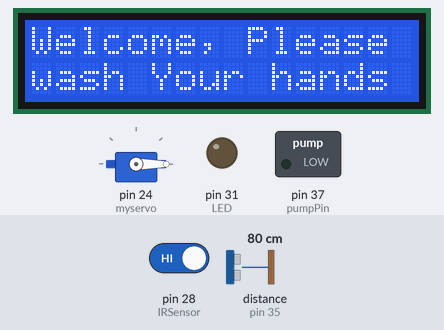
A sketch run on a simulated Arduino Mega 2560, built with avr-gcc and run on an emulated ATmega2560. Shown: servo, 16×2 character LCD, switched loads named in the sketch (green lamp = pin HIGH), output pins drawn as LEDs (lit = HIGH). Wiring (inferred from the names in the program): ultrasonic range finder: trigger pin 33; echo pin 35. The test bench sets the inputs (shaded band); at power-on: distance to the obstacle (sensor on pin 35) 80 cm, pin 28 (IRSensor) HIGH. The echo pulse lasts 58.3 µs per cm; pins used as bus, display or sensor lines are not drawn; what the sketch prints to the serial monitor is not drawn.

Above: at 1.2 s.
1.3 s: distance to the obstacle (sensor on pin 35) set to 30 cm
4.3 s: distance to the obstacle (sensor on pin 35) set to 23 cm
At 7.0 s:
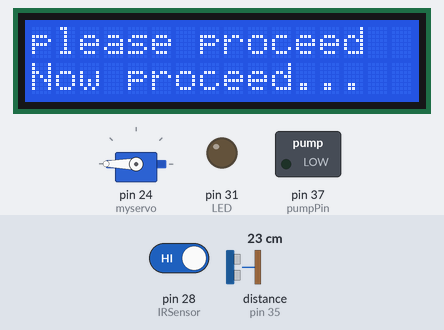
8.5 s: distance to the obstacle (sensor on pin 35) set to 8 cm
12.4 s: distance to the obstacle (sensor on pin 35) set to 5 cm
At 14.8 s:
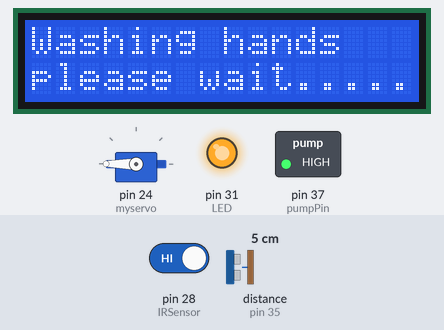
16.6 s: distance to the obstacle (sensor on pin 35) set to 9 cm
At 20.2 s:
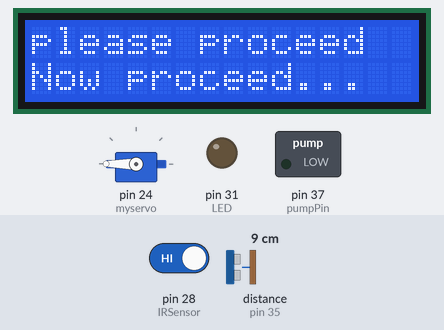
20.8 s: distance to the obstacle (sensor on pin 35) set to 2 cm
At 23.8 s:
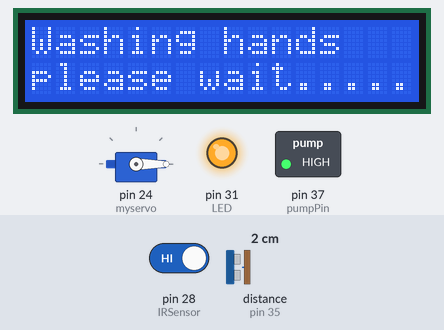
Timing chart, 0 to 25.3 s (numbered marks = the images above; inputs shaded):
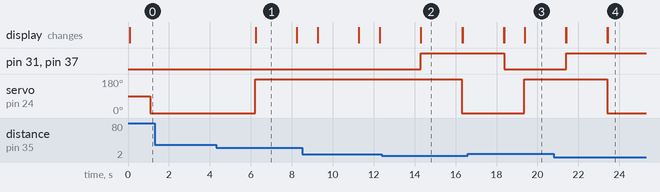

The sketch:

Touchless-Tap.ino
```cpp
#include <HCSR04.h>
#include <HCSR04.h>
#include <Servo.h>
#define echoPin 35
#define trigPin 33
#define Grove_Water_Sensor 7 // Attach Water sensor to Arduino Digital Pin 7
#define LED 31// Attach an LED to Digital Pin 9 (or use onboard LED)
#include <LiquidCrystal.h>

// initialize the library with the numbers of the interface pins

LiquidCrystal lcd(12,11,10,9,8,7,6,5,4,3,2);
int pumpPin = 37; // water pump
int IRSensor = 28; // connect ir sensor to arduino pin 2
int distance;
long duration;

Servo myservo;  // create servo object to control a servo
// twelve servo objects can be created on most boards

int pos = 0;    // variable to store the servo position


void setup() {
  pinMode(trigPin,OUTPUT);
  pinMode (echoPin, INPUT);
  Serial.begin(9600);
  myservo.attach(24);  // attaches the servo on pin 24 to the servo object
   pinMode(LED, OUTPUT); // The LED is an Output
   pinMode(pumpPin, OUTPUT); //The pump is an Output
   pinMode (IRSensor, INPUT); // sensor pin INPUT
    lcd.begin(16,2);      // set up the LCD's number of columns and rows:

}

void loop() {
  digitalWrite(trigPin, LOW);
  delayMicroseconds(2);
  digitalWrite(trigPin, HIGH);
  delayMicroseconds(10);
  digitalWrite(trigPin, LOW);

  duration= pulseIn(echoPin, HIGH);
  distance= duration * 0.034 / 2;

  Serial.print( "Distance: ");
  Serial.print( distance);
  Serial.println ("cm");
 lcd.clear();
  lcd.setCursor(0,0);   // set the cursor to column 0, line 0
  lcd.print("Welcome, Please "); //// Print a message to the LCD.
  lcd.setCursor(0,2);   // set the cursor to column 0, line 2
  lcd.print("wash Your hands");  //Print a message to the LCD.
  /* The water sensor will switch LOW when water is detected.
   Get the Arduino to illuminate the LED and activate the buzzer
   when water is detected, and switch both off when no water is present */
   if(distance <= 5)
   {
      digitalWrite(LED,HIGH);
      digitalWrite(pumpPin,HIGH);

  //delay(15);
  lcd.clear();
  lcd.setCursor(0,0);   // set the cursor to column 0, line 0
  lcd.print("Washing hands  "); //// Print a message to the LCD.
  lcd.setCursor(0,2);   // set the cursor to column 0, line 2
  lcd.print("please wait.....");  //Print a message to the LCD.
   delay (2000);

   }else {
      digitalWrite(LED,LOW);
      digitalWrite(pumpPin,LOW);
      delay (1000);

   }

int statusSensor = digitalRead (IRSensor);

 // if (statusSensor == 1)
  if (distance >5 && distance <= 25)
   { myservo.write(180);              // tell servo to go to position in variable 'pos'
    delay(15);                       // waits 15ms for the servo to reach the position
 lcd.clear() ;
  lcd.setCursor(0,0);   // set the cursor to column 0, line 0
  lcd.print("please proceed"); //// Print a message to the LCD.
  lcd.setCursor(0,2);   // set the cursor to column 0, line 2
  lcd.print("Now proceed...");  //Print a message to the LCD.
  delay(2000);
   }

//  for (pos = 180; pos >= 0; pos -= 1) { // goes from 180 degrees to 0 degrees

 else{
 myservo.write(0);              // tell servo to go to position in variable 'pos'
 delay(15);                       // waits 15ms for the servo to reach the position
 }
 //   myservo.write(0);

 // lcd.clear();
 // lcd.setCursor(0,0);   // set the cursor to column 0, line 0
 // lcd.print("Welcome, Please "); //// Print a message to the LCD.
  lcd.setCursor(0,2);   // set the cursor to column 0, line 2
  lcd.print("wash Your hands");  //Print a message to the LCD.
}
```

Measured:
- the behaviour switches between 27 and 26 cm on distance to the obstacle (sensor on pin 35) (found by bisection; images 0 and 1)
- the behaviour switches between 7 and 6 cm on distance to the obstacle (sensor on pin 35) (found by bisection; images 1 and 2)
- after the input at 1.3 s, every drawn part: stays the same
- after the input at 4.3 s, servo on pin 24 (myservo): 0° → 180° after 1.9 s; the display: changes after 1.9 s (image 1)
- after the input at 12.4 s, pin 31 (LED), pin 37 (pumpPin): LOW → HIGH after 1.9 s; servo on pin 24 (myservo): 180° → 0° after 3.9 s; the display: first differs from a run without the input after 1.9 s (image 2)
- after the input at 16.6 s, pin 31 (LED), pin 37 (pumpPin): HIGH → LOW after 1.8 s; servo on pin 24 (myservo): 0° → 180° after 2.8 s; the display: first differs from a run without the input after 1.8 s (image 3 shows a later state)
- after the input at 20.8 s, pin 31 (LED), pin 37 (pumpPin): LOW → HIGH after 0.60 s; servo on pin 24 (myservo): 180° → 0° after 2.6 s; the display: first differs from a run without the input after 0.60 s (image 4)
- what the display in image 1 shows lasts 2.0 s, from 6.2 s to 8.2 s
